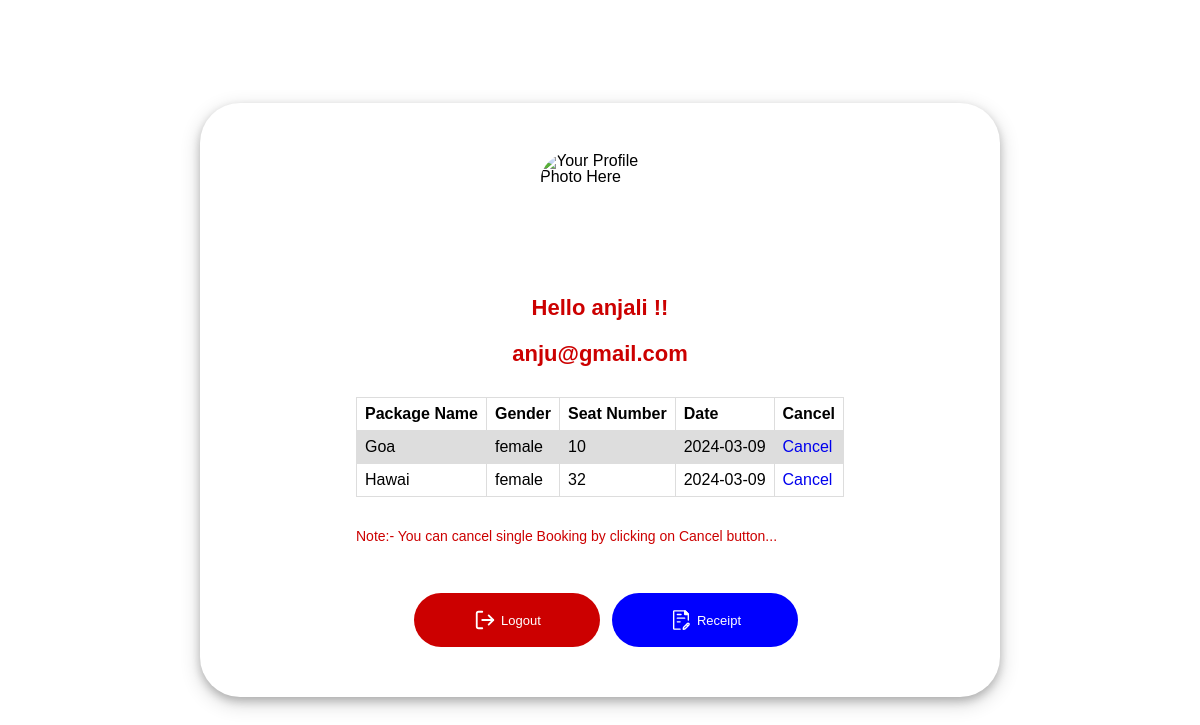
Screenshot of /profile.php (signed in) with the database file from the repository.
### tables this page shows
CREATE TABLE `register` (
  `id` int(11) NOT NULL,
  `name` varchar(255) NOT NULL,
  `email` varchar(255) NOT NULL,
  `password` varchar(255) NOT NULL
);

CREATE TABLE `booking_table` (
  `id` int(11) NOT NULL,
  `pid` varchar(255) NOT NULL,
  `cid` varchar(255) NOT NULL,
  `b_date` date NOT NULL,
  `date` datetime NOT NULL
);

CREATE TABLE `booking_detail` (
  `id` int(11) NOT NULL,
  `name` varchar(255) NOT NULL,
  `mobile` bigint(20) NOT NULL,
  `aadhar` bigint(20) NOT NULL,
  `address` text NOT NULL,
  `age` int(11) NOT NULL,
  `gender` varchar(255) NOT NULL,
  `seat_no` varchar(255) NOT NULL,
  `date` timestamp NOT NULL DEFAULT CURRENT_TIMESTAMP ON UPDATE CURRENT_TIMESTAMP,
  `bid` int(11) NOT NULL
);

### profile.php (the view, shortened to what this page needs)
<?php
    $con=mysqli_connect("localhost","root","","bus_travel");
    if(isset($_SESSION['email']))
    {
        $email=$_SESSION['email'];
        $sql="select * from register where email='$email'";
        $rs=mysqli_query($con,$sql);
        $rw=mysqli_fetch_row($rs);
        $name=$rw[1];
        $email=$rw[2];
    }
    else
    {
        header("location:login.php");
    }
?>
<!DOCTYPE html>
<html lang="en" dir="ltr">
  <head>
  </head>
  <body>
    <div class="profile">
        <img src="./img/profile.jpg" alt="Your Profile Photo Here" class="photo">
       <span class="name" style="color:#CC0000"> Hello <?php echo $name ?> !!</span>
       <span class="name" style="color:#CC0000"> <?php echo $email ?></span>
       <br><br>
        <div>
           <table cellspacing=10>
          <tr>
            <th>Package Name</th>
            <th>Gender</th>
            <th>Seat Number</th>
            <th>Date</th>
            <th>Cancel</th>
          </tr>
           <?php
                    $email=$_SESSION['email'];
                    $book="SELECT * FROM booking_table INNER JOIN booking_detail ON booking_table.id = booking_detail.bid WHERE booking_table.cid ='$email'";
                    $rs1=mysqli_query($con,$book);
                    while($rw1=mysqli_fetch_array($rs1))
                    {
                ?>
          <tr>
            <td><?php echo $rw1[1];?></td>
            <td><?php echo $rw1[11];?></td>
            <td><?php echo $rw1[12];?></td>
            <td><?php echo $rw1[3];?></td>
            <td><a href="cancelbook.php?pack=<?php echo $rw1[1];?>&seat=<?php echo $rw1[12];?>">Cancel</a></td>
          </tr>
          <?php
      }
      ?>
        </table>
        <br><br>
        <p style="font-size:14px; color:#CC0000" >Note:- You can cancel single Booking by clicking on Cancel button...</p>
        </div>
        <div class="buttons">
            <div class="button follow">
                <a href="logout.php" style="text-decoration: none; color: white;">Logout</a>
            </div>
            <div class="button message">
                <a href="reciept.php" style="text-decoration: none; color: white;"> Receipt
            </div>
        </div>
    </div>
  </body>
</html>

### profile.php (style rules this page uses)
* { padding: 0; margin: 0; list-style: none; border: none; text-decoration: none; box-sizing: border-box; -webkit-overflow-scrolling: touch; font-family: "Montserrat", sans-serif; line-height: 1; }
table { font-family: arial, sans-serif; border-collapse: collapse; width: 100%; }
td, th { border: 1px solid #dddddd; text-align: left; padding: 8px; fonr-size: 12px; }
tr:nth-child(even) { background-color: #dddddd; }
body { display: flex; height: 100vh; align-items: center; justify-content: center; }
.profile { margin: auto; background-color: #fff; border-radius: 40px; width: 800px; padding: 50px; display: flex; flex-direction: column; align-items: center; justify-content: center; box-shadow: 0 4px 8px 0 rgba(0, 0, 0, 0.2), 0 6px 20px 0 rgba(0, 0, 0, 0.19); }
.photo { width: 120px; height: 120px; border-radius: 30px; border: 15px solid rgba(#f6f2ff, 0.7); object-fit: cover; }
.name { margin-top: 24px; font-size: 22px; font-weight: bold; }
.buttons { display: flex; color: white; align-items: center; margin-top: 50px; }
.message { background-color: blue; }
.follow { background-color: #CC0000; color: white; }
.button { width: 186px; height: 54px; border-radius: 30px; display: flex; align-items: center; justify-content: center; font-size: 13px; font-weight: 500; margin-left: 12px; cursor: pointer; }
svg { height: 22px; margin-right: 4px; }

### rows the page displays
register: name "anjali", email "anju@gmail.com"
booking_table: pid "Goa", booking_detail.gender "female", booking_detail.seat_no "10", b_date "2024-03-09"
booking_table: pid "Hawai", booking_detail.gender "female", booking_detail.seat_no "32", b_date "2024-03-09"
